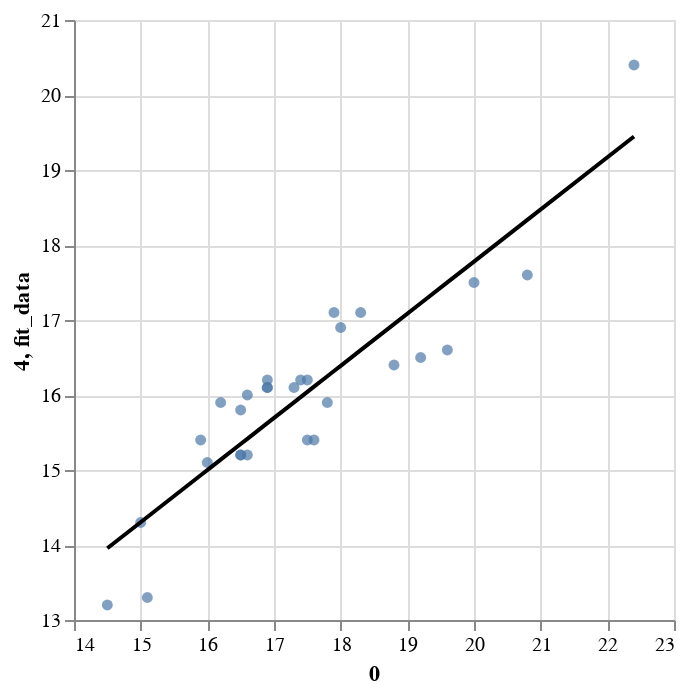

Write notebook code for a chart like this one.
### Code cell
visually_check_regression(MORNING, morn)

### Figure 1 — Vega-Lite specification as saved in the notebook (floating-point values rounded to 4 significant figures)
{"config": {"view": {"continuousWidth": 300, "continuousHeight": 300}}, "layer": [{"mark": {"type": "circle"}, "encoding": {"x": {"field": "0", "scale": {"zero": false}, "type": "quantitative"}, "y": {"field": "4", "scale": {"zero": false}, "type": "quantitative"}}}, {"mark": {"type": "line"}, "encoding": {"color": {"value": "black"}, "x": {"field": "0", "scale": {"zero": false}, "type": "quantitative"}, "y": {"field": "fit_data", "scale": {"zero": false}, "type": "quantitative"}}}], "data": {"name": "data-a100305550750edad621324f8383f71d"}, "$schema": "https://vega.github.io/schema/vega-lite/v5.20.1.json", "datasets": {"data-a100305550750edad621324f8383f71d": [{"date": "2020-06-01T00:00:00", "0": 16.0, "4": 15.1, "deltaT": 0.9, "fit_data": 15.0}, {"date": "2020-06-02T00:00:00", "0": 18.3, "4": 17.1, "deltaT": 1.2, "fit_data": 16.6}, {"date": "2020-06-03T00:00:00", "0": 22.4, "4": 20.4, "deltaT": 2.0, "fit_data": 19.45}, {"date": "2020-06-04T00:00:00", "0": 20.8, "4": 17.6, "deltaT": 3.2, "fit_data": 18.34}, {"date": "2020-06-05T00:00:00", "0": 19.2, "4": 16.5, "deltaT": 2.7, "fit_data": 17.22}, {"date": "2020-06-06T00:00:00", "0": 15.9, "4": 15.4, "deltaT": 0.5, "fit_data": 14.93}, {"date": "2020-06-07T00:00:00", "0": 14.5, "4": 13.2, "deltaT": 1.3, "fit_data": 13.96}, {"date": "2020-06-08T00:00:00", "0": 16.2, "4": 15.9, "deltaT": 0.3, "fit_data": 15.14}, {"date": "2020-06-09T00:00:00", "0": 17.5, "4": 15.4, "deltaT": 2.1, "fit_data": 16.04}, {"date": "2020-06-10T00:00:00", "0": 18.8, "4": 16.4, "deltaT": 2.4, "fit_data": 16.95}, {"date": "2020-06-11T00:00:00", "0": 17.6, "4": 15.4, "deltaT": 2.2, "fit_data": 16.11}, {"date": "2020-06-12T00:00:00", "0": 17.8, "4": 15.9, "deltaT": 1.9, "fit_data": 16.25}, {"date": "2020-06-13T00:00:00", "0": 15.0, "4": 14.3, "deltaT": 0.7, "fit_data": 14.3}, {"date": "2020-06-14T00:00:00", "0": 16.5, "4": 15.8, "deltaT": 0.7, "fit_data": 15.35}, {"date": "2020-06-15T00:00:00", "0": 16.9, "4": 16.2, "deltaT": 0.7, "fit_data": 15.62}, {"date": "2020-06-16T00:00:00", "0": 16.6, "4": 15.2, "deltaT": 1.4, "fit_data": 15.42}, {"date": "2020-06-17T00:00:00", "0": 16.9, "4": 16.1, "deltaT": 0.8, "fit_data": 15.62}, {"date": "2020-06-18T00:00:00", "0": 20.0, "4": 17.5, "deltaT": 2.5, "fit_data": 17.78}, {"date": "2020-06-19T00:00:00", "0": 19.6, "4": 16.6, "deltaT": 3.0, "fit_data": 17.5}, {"date": "2020-06-20T00:00:00", "0": 16.5, "4": 15.2, "deltaT": 1.3, "fit_data": 15.35}, {"date": "2020-06-21T00:00:00", "0": 16.6, "4": 16.0, "deltaT": 0.6, "fit_data": 15.42}, {"date": "2020-06-22T00:00:00", "0": 17.3, "4": 16.1, "deltaT": 1.2, "fit_data": 15.9}, {"date": "2020-06-23T00:00:00", "0": 18.0, "4": 16.9, "deltaT": 1.1, "fit_data": 16.39}, {"date": "2020-06-24T00:00:00", "0": 17.4, "4": 16.2, "deltaT": 1.2, "fit_data": 15.97}, {"date": "2020-06-25T00:00:00", "0": 17.5, "4": 16.2, "deltaT": 1.3, "fit_data": 16.04}, {"date": "2020-06-26T00:00:00", "0": 17.9, "4": 17.1, "deltaT": 0.8, "fit_data": 16.32}, {"date": "2020-06-27T00:00:00", "0": 16.9, "4": 16.1, "deltaT": 0.8, "fit_data": 15.62}, {"date": "2020-06-28T00:00:00", "0": 16.5, "4": 15.2, "deltaT": 1.3, "fit_data": 15.35}, {"date": "2020-06-29T00:00:00", "0": 15.1, "4": 13.3, "deltaT": 1.8, "fit_data": 14.37}]}}
